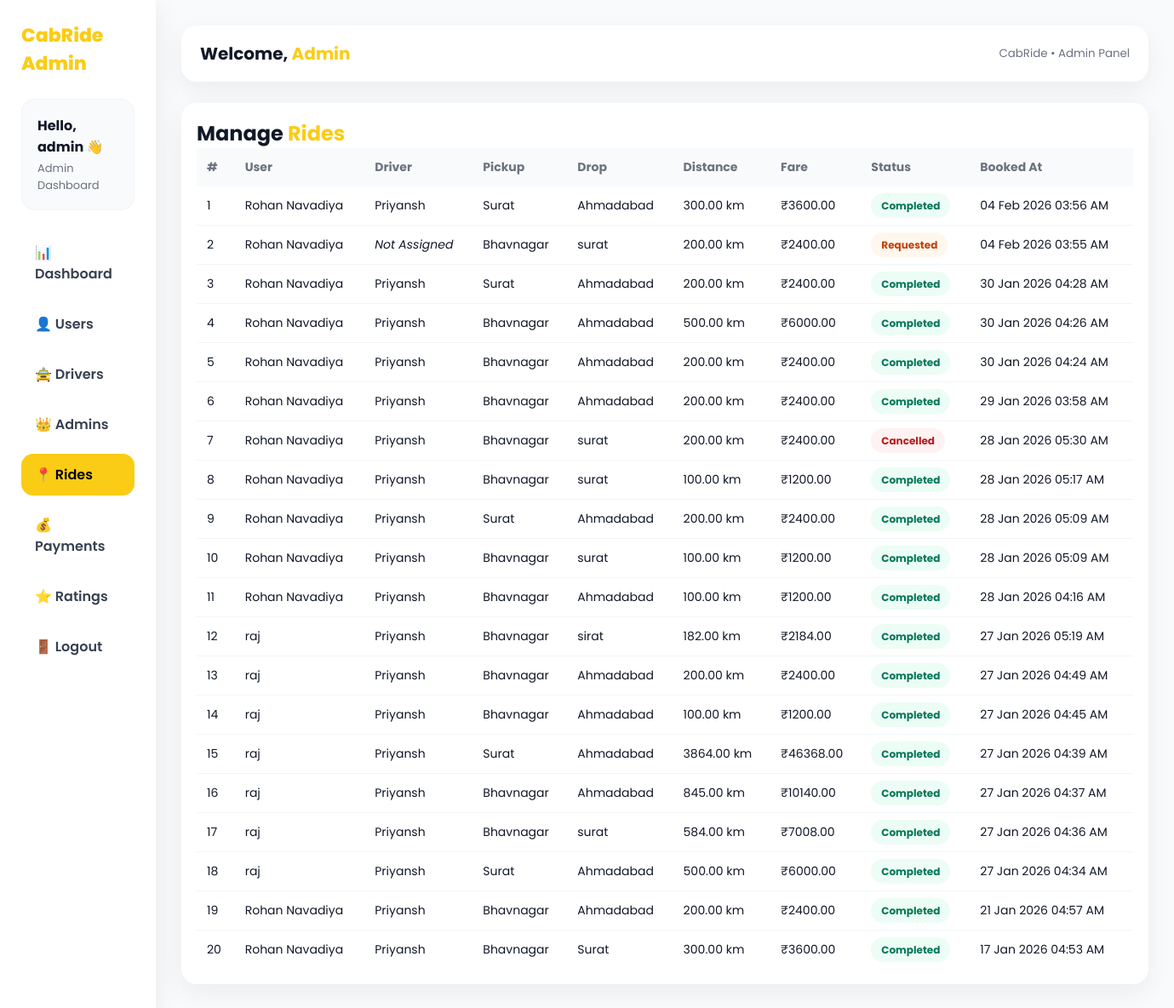
The page /admin/rides.php (signed in) on the database its author committed.
### tables this page shows
CREATE TABLE `bookings` (
  `id` int(11) NOT NULL,
  `user_id` int(11) NOT NULL,
  `driver_id` int(11) DEFAULT NULL,
  `pickup_location` varchar(255) NOT NULL,
  `drop_location` varchar(255) NOT NULL,
  `distance_km` decimal(6,2) NOT NULL,
  `fare` decimal(10,2) NOT NULL,
  `status` enum('requested','accepted','ongoing','completed','cancelled') DEFAULT 'requested',
  `booking_time` timestamp NOT NULL DEFAULT current_timestamp(),
  `cancel_reason` varchar(200) DEFAULT NULL
);

CREATE TABLE `users` (
  `id` int(11) NOT NULL,
  `full_name` varchar(100) NOT NULL,
  `email` varchar(100) NOT NULL,
  `mobile` varchar(15) NOT NULL,
  `password` varchar(255) NOT NULL,
  `status` enum('active','inactive') DEFAULT 'active',
  `created_at` timestamp NOT NULL DEFAULT current_timestamp(),
  `img` varchar(255) NOT NULL DEFAULT '123_unknown.jpg'
);

CREATE TABLE `drivers` (
  `id` int(11) NOT NULL,
  `full_name` varchar(100) NOT NULL,
  `email` varchar(100) NOT NULL,
  `mobile` varchar(15) NOT NULL,
  `password` varchar(255) NOT NULL,
  `license_number` varchar(50) NOT NULL,
  `vehicle_type` enum('Mini','Sedan','SUV') NOT NULL,
  `availability` enum('online','offline') DEFAULT 'offline',
  `status` enum('pending','approved','blocked') DEFAULT 'pending',
  `created_at` timestamp NOT NULL DEFAULT current_timestamp(),
  `img` varchar(255) NOT NULL DEFAULT '123_unknown.jpg'
);

### admin/rides.php (the view, shortened to what this page needs)
<?php
include("../config/db.php");
if (!isset($_SESSION['admin_id'])) { ?>
<?php }
$admin_name = $_SESSION['admin_name'];
$result = mysqli_query($link, "
    SELECT
        b.id,
        u.full_name AS user_name,
        d.full_name AS driver_name,
        b.pickup_location,
        b.drop_location,
        b.distance_km,
        b.fare,
        b.status,
        b.booking_time
    FROM bookings b
    JOIN users u ON u.id = b.user_id
    LEFT JOIN drivers d ON d.id = b.driver_id
    ORDER BY b.booking_time DESC
");
?>
<!DOCTYPE html>
<html lang="en">
<head>
</head>
<body>
    <div class="wrapper">
        <div class="sidebar">
            <div class="brand">CabRide Admin</div>
            <div class="profile-box">
                <h3>Hello, <?= $admin_name; ?> 👋</h3>
                <p>Admin Dashboard</p>
            </div>
            <div class="menu">
                <a href="dashboard.php">📊 Dashboard</a>
                <a href="users.php">👤 Users</a>
                <a href="drivers.php">🚖 Drivers</a>
                <a href="admins.php">👑 Admins</a>
                <a class="active" href="rides.php">📍 Rides</a>
                <a href="payments.php">💰 Payments</a>
                <a href="ratings.php">⭐ Ratings</a>
                <a href="logout.php">🚪 Logout</a>
            </div>
        </div>
        <div class="main">
            <div class="topbar">
                <h2>Welcome, <span>Admin</span></h2>
                <small style="color:#6b7280;">CabRide • Admin Panel</small>
            </div>
            <div class="card">
                <h2>Manage <span style="color:#facc15">Rides</span></h2>
                <table>
                    <thead>
                        <tr>
                            <th>#</th>
                            <th>User</th>
                            <th>Driver</th>
                            <th>Pickup</th>
                            <th>Drop</th>
                            <th>Distance</th>
                            <th>Fare</th>
                            <th>Status</th>
                            <th>Booked At</th>
                        </tr>
                    </thead>
                    <tbody>
                        <?php $i = 1;
                        while ($row = mysqli_fetch_assoc($result)) { ?>
                            <tr>
                                <td><?= $i++; ?></td>
                                <td><?= htmlspecialchars($row['user_name']); ?></td>
                                <td><?= $row['driver_name'] ? htmlspecialchars($row['driver_name']) : "<em>Not Assigned</em>"; ?></td>
                                <td><?= htmlspecialchars($row['pickup_location']); ?></td>
                                <td><?= htmlspecialchars($row['drop_location']); ?></td>
                                <td><?= $row['distance_km']; ?> km</td>
                                <td>₹<?= $row['fare']; ?></td>
                                <td>
                                    <span class="badge <?= $row['status']; ?>">
                                        <?= ucfirst($row['status']); ?>
                                    </span>
                                </td>
                                <td><?= date("d M Y h:i A", strtotime($row['booking_time'])); ?></td>
                            </tr>
                        <?php } ?>
                    </tbody>
                </table>
            </div>
        </div>
    </div>
</body>
</html>

### admin/rides.php (style rules this page uses)
* { margin: 0; padding: 0; box-sizing: border-box; font-family: 'Poppins', sans-serif }
body { background: #f9fafb; color: #111827 }
.wrapper { display: flex; min-height: 100vh }
.sidebar { width: 260px; background: #fff; box-shadow: 0 10px 30px rgba(0, 0, 0, .08); padding: 25px }
.brand { font-size: 22px; font-weight: 800; color: #facc15; margin-bottom: 25px }
.profile-box { background: #f9fafb; border-radius: 16px; padding: 18px; margin-bottom: 25px; border: 1px solid #f1f5f9 }
.profile-box h3 { font-size: 16px; margin-bottom: 3px }
.profile-box p { font-size: 13px; color: #6b7280 }
.menu a { display: flex; align-items: center; gap: 12px; padding: 12px 16px; border-radius: 14px; margin-bottom: 10px; text-decoration: none; color: #374151; font-weight: 600 }
.menu a:hover, .menu a.active { background: #facc15; color: #000 }
.main { flex: 1; padding: 30px }
.topbar { background: #fff; padding: 18px 22px; border-radius: 18px; box-shadow: 0 10px 30px rgba(0, 0, 0, .06); display: flex; align-items: center; justify-content: space-between; margin-bottom: 25px }
.topbar h2 { font-size: 20px }
.topbar span { color: #facc15; font-weight: 700 }
.card { background: #fff; padding: 18px; border-radius: 18px; box-shadow: 0 10px 30px rgba(0, 0, 0, .06); overflow: auto }
table { width: 100%; border-collapse: collapse; min-width: 1100px }
th, td { padding: 12px; font-size: 14px; text-align: left }
th { background: #f9fafb; color: #6b7280 }
tr:not(:last-child) td { border-bottom: 1px solid #f1f5f9 }
.badge { padding: 6px 12px; border-radius: 20px; font-size: 12px; font-weight: 700 }
.requested { background: #fff7ed; color: #c2410c }
.completed { background: #ecfdf5; color: #047857 }
.cancelled { background: #fef2f2; color: #b91c1c }

### rows shown on the page
bookings: user.full_name "Rohan Navadiya", driver.full_name "Priyansh", pickup_location "Surat", drop_location "Ahmadabad", distance_km "300.00", fare "3600.00", status "Completed", booking_time "04 Feb 2026 03:56 AM"
bookings: user.full_name "Rohan Navadiya", shows "Not Assigned", pickup_location "Bhavnagar", drop_location "surat", distance_km "200.00", fare "2400.00", status "Requested", booking_time "04 Feb 2026 03:55 AM"
bookings: user.full_name "Rohan Navadiya", driver.full_name "Priyansh", pickup_location "Surat", drop_location "Ahmadabad", distance_km "200.00", fare "2400.00", status "Completed", booking_time "30 Jan 2026 04:28 AM"
bookings: user.full_name "Rohan Navadiya", driver.full_name "Priyansh", pickup_location "Bhavnagar", drop_location "Ahmadabad", distance_km "500.00", fare "6000.00", status "Completed", booking_time "30 Jan 2026 04:26 AM"
bookings: user.full_name "Rohan Navadiya", driver.full_name "Priyansh", pickup_location "Bhavnagar", drop_location "Ahmadabad", distance_km "200.00", fare "2400.00", status "Completed", booking_time "30 Jan 2026 04:24 AM"
bookings: user.full_name "Rohan Navadiya", driver.full_name "Priyansh", pickup_location "Bhavnagar", drop_location "Ahmadabad", distance_km "200.00", fare "2400.00", status "Completed", booking_time "29 Jan 2026 03:58 AM"
bookings: user.full_name "Rohan Navadiya", driver.full_name "Priyansh", pickup_location "Bhavnagar", drop_location "surat", distance_km "200.00", fare "2400.00", status "Cancelled", booking_time "28 Jan 2026 05:30 AM"
bookings: user.full_name "Rohan Navadiya", driver.full_name "Priyansh", pickup_location "Bhavnagar", drop_location "surat", distance_km "100.00", fare "1200.00", status "Completed", booking_time "28 Jan 2026 05:17 AM"
bookings: user.full_name "Rohan Navadiya", driver.full_name "Priyansh", pickup_location "Surat", drop_location "Ahmadabad", distance_km "200.00", fare "2400.00", status "Completed", booking_time "28 Jan 2026 05:09 AM"
bookings: user.full_name "Rohan Navadiya", driver.full_name "Priyansh", pickup_location "Bhavnagar", drop_location "surat", distance_km "100.00", fare "1200.00", status "Completed", booking_time "28 Jan 2026 05:09 AM"
bookings: user.full_name "Rohan Navadiya", driver.full_name "Priyansh", pickup_location "Bhavnagar", drop_location "Ahmadabad", distance_km "100.00", fare "1200.00", status "Completed", booking_time "28 Jan 2026 04:16 AM"
bookings: user.full_name "raj", driver.full_name "Priyansh", pickup_location "Bhavnagar", drop_location "sirat", distance_km "182.00", fare "2184.00", status "Completed", booking_time "27 Jan 2026 05:19 AM"
bookings: user.full_name "raj", driver.full_name "Priyansh", pickup_location "Bhavnagar", drop_location "Ahmadabad", distance_km "200.00", fare "2400.00", status "Completed", booking_time "27 Jan 2026 04:49 AM"
bookings: user.full_name "raj", driver.full_name "Priyansh", pickup_location "Bhavnagar", drop_location "Ahmadabad", distance_km "100.00", fare "1200.00", status "Completed", booking_time "27 Jan 2026 04:45 AM"
bookings: user.full_name "raj", driver.full_name "Priyansh", pickup_location "Surat", drop_location "Ahmadabad", distance_km "3864.00", fare "46368.00", status "Completed", booking_time "27 Jan 2026 04:39 AM"
bookings: user.full_name "raj", driver.full_name "Priyansh", pickup_location "Bhavnagar", drop_location "Ahmadabad", distance_km "845.00", fare "10140.00", status "Completed", booking_time "27 Jan 2026 04:37 AM"
bookings: user.full_name "raj", driver.full_name "Priyansh", pickup_location "Bhavnagar", drop_location "surat", distance_km "584.00", fare "7008.00", status "Completed", booking_time "27 Jan 2026 04:36 AM"
bookings: user.full_name "raj", driver.full_name "Priyansh", pickup_location "Surat", drop_location "Ahmadabad", distance_km "500.00", fare "6000.00", status "Completed", booking_time "27 Jan 2026 04:34 AM"
bookings: user.full_name "Rohan Navadiya", driver.full_name "Priyansh", pickup_location "Bhavnagar", drop_location "Ahmadabad", distance_km "200.00", fare "2400.00", status "Completed", booking_time "21 Jan 2026 04:57 AM"
bookings: user.full_name "Rohan Navadiya", driver.full_name "Priyansh", pickup_location "Bhavnagar", drop_location "Surat", distance_km "300.00", fare "3600.00", status "Completed", booking_time "17 Jan 2026 04:53 AM"

### other values the page prints
$admin_name "admin"
